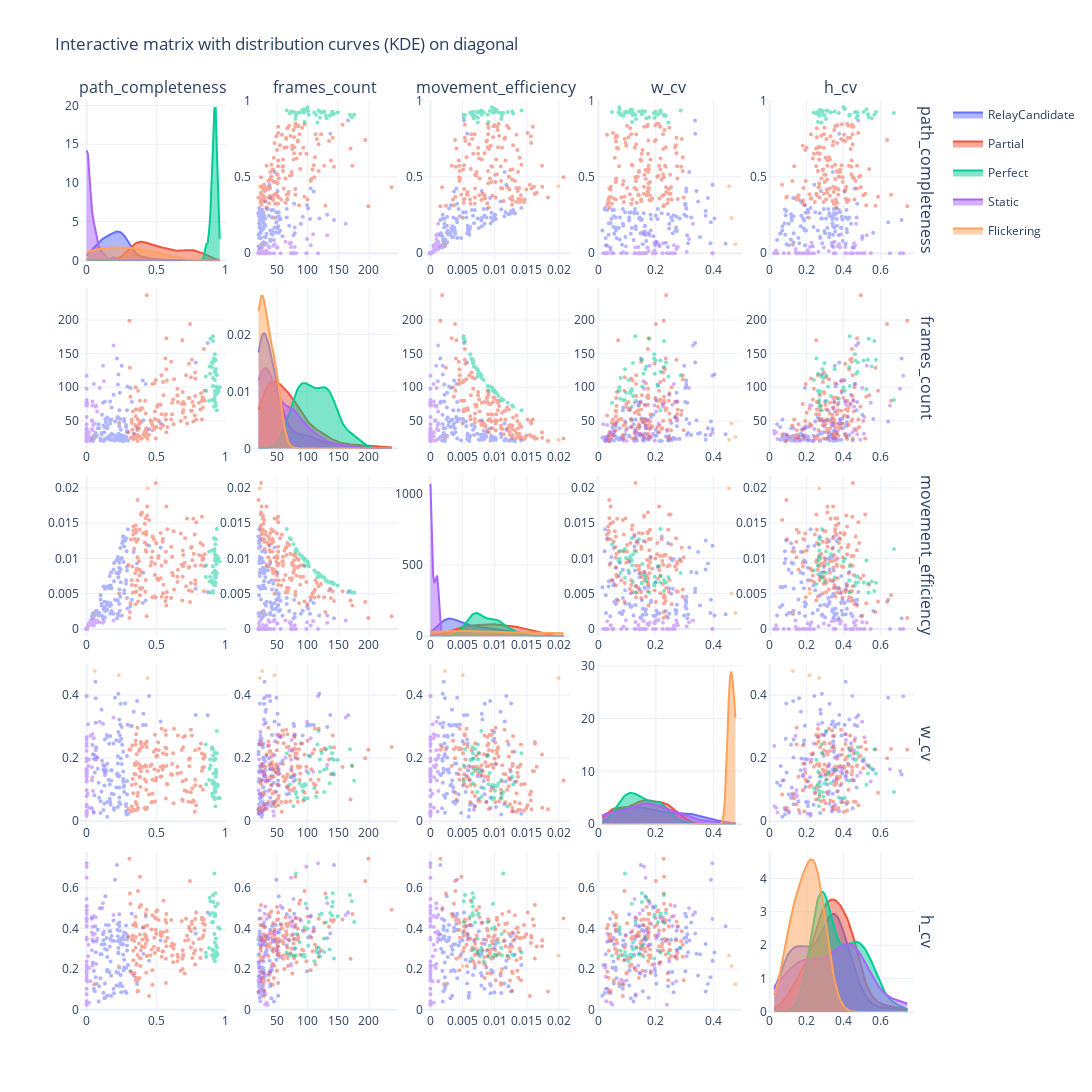

Source (notebook cell):
### Code cell
import plotly.graph_objects as go
from plotly.subplots import make_subplots
import numpy as np
from scipy.stats import gaussian_kde

# 1. Parameters
dims = ['path_completeness', 'frames_count', 'movement_efficiency', 'w_cv', 'h_cv']
categories = final_summary['category'].unique()
n = len(dims)

# 2. Create subplot grid
fig = make_subplots(
    rows=n, cols=n, 
    shared_xaxes=False, shared_yaxes=False,
    horizontal_spacing=0.03, vertical_spacing=0.03,
    column_titles=dims, row_titles=dims
)

# Color palette (matches your previous plots)
colors = ['#636EFA', '#EF553B', '#00CC96', '#AB63FA', '#FFA15A']

# 3. Fill the matrix
for i, y_col in enumerate(dims):
    for j, x_col in enumerate(dims):
        for k, cat in enumerate(categories):
            df_sub = final_summary[final_summary['category'] == cat]
            
            # If not enough data for KDE (less than 2 points), skip the curve
            if len(df_sub) < 2: continue

            if i == j: # DIAGONAL: Smooth KDE curves
                # Calculate KDE
                x_range = np.linspace(final_summary[x_col].min(), final_summary[x_col].max(), 100)
                try:
                    kde = gaussian_kde(df_sub[x_col])
                    y_kde = kde(x_range)
                    
                    fig.add_trace(
                        go.Scatter(
                            x=x_range, y=y_kde, 
                            name=cat, line=dict(color=colors[k], width=2),
                            fill='tozeroy', opacity=0.3, # Fill under the curve
                            showlegend=(i == 0 and j == 0),
                            legendgroup=cat
                        ),
                        row=i+1, col=j+1
                    )
                except: pass # In case of zero variance

            else: # OFF-DIAGONAL: Scatter plots
                fig.add_trace(
                    go.Scatter(
                        x=df_sub[x_col], y=df_sub[y_col],
                        mode='markers', name=cat, marker_color=colors[k],
                        opacity=0.5, marker_size=4,
                        showlegend=False, legendgroup=cat,
                        hovertext=df_sub['vehicle_id'].apply(lambda x: f"ID: {x}")
                    ),
                    row=i+1, col=j+1
                )

# 4. Configure fixed axes (per your request)
for i, col in enumerate(dims):
    margin = (final_summary[col].max() - final_summary[col].min()) * 0.05
    r = [final_summary[col].min() - margin, final_summary[col].max() + margin]
    
    for k in range(1, n + 1):
        fig.update_xaxes(range=r, row=k, col=i+1)
        if i != k-1: # Don't touch Y axis for diagonal, as it has density scale
            fig.update_yaxes(range=r, row=i+1, col=k)

fig.update_layout(
    title_text="Interactive matrix with distribution curves (KDE) on diagonal",
    width=1200, height=1100,
    template="plotly_white"
)

fig.show()
